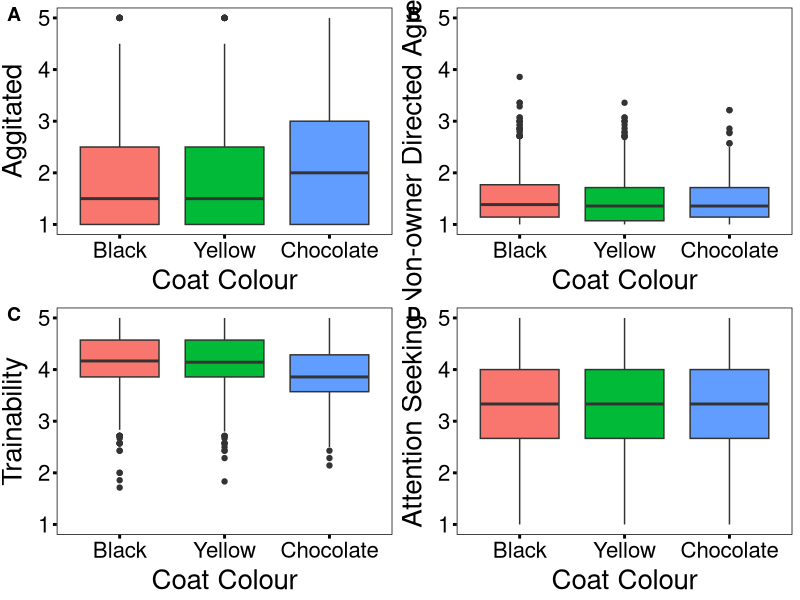
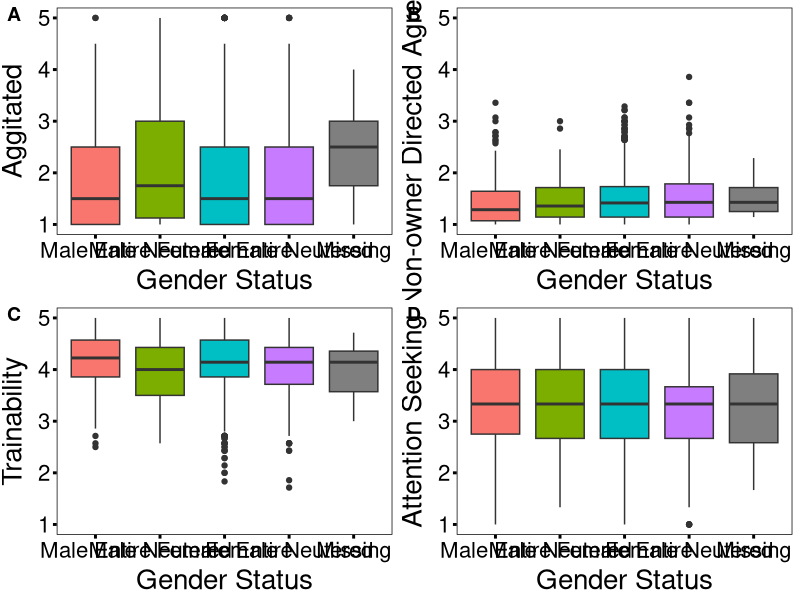
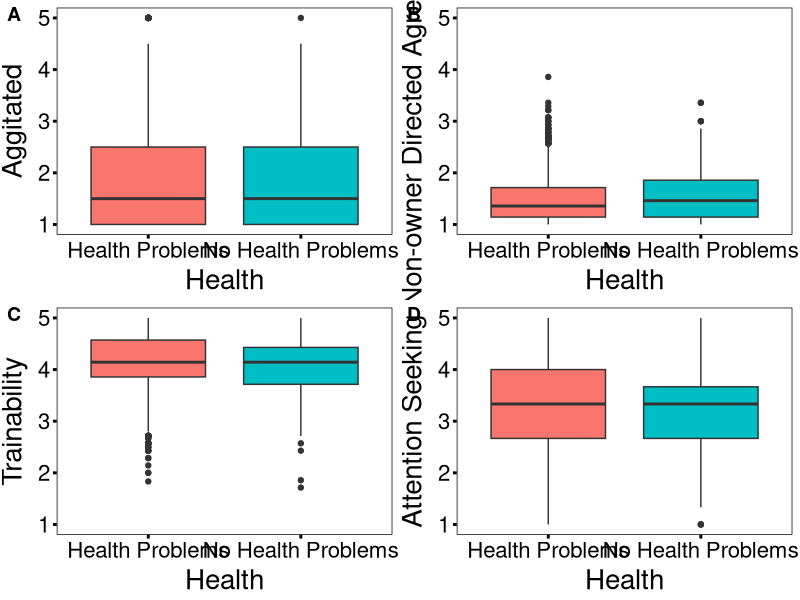

Reproduce these figures in R, in order.
## ---- chunk 1
library(tidyverse)
library(cowplot)

dat <- read.csv("./traits.csv")
summary(dat)
## ---- chunk 2
dat <- dat %>% select(Coat_colour, Gender_status, Health, Agitated, NO_Agg, Train, AttenSeek)
summary(dat) #selecting our data columns 
str(dat) #checking the structure of our data 
dat$Coat_colour <- as.factor(dat$Coat_colour) #changing coat colour to a factor
dat$Gender_status <- as.factor(dat$Gender_status) #changing gender status to a factor
dat$Health <- as.factor(dat$Health) #changing health status to a factor 
## ---- chunk 3
#adding a theme to make our plots look publication worthy
mytheme <- theme(
  axis.ticks = element_line(size=1, colour="black"),
  axis.text.x = element_text(size=16, colour="black"),
  axis.text.y = element_text(size=16,, colour="black"),
  axis.title.x = element_text(size=20, colour="black", vjust=0.5),
  axis.title.y = element_text(size=20, colour="black", vjust=+2),
  panel.background = element_rect(fill="white", colour="black"),
  panel.border = element_blank(),
  panel.grid.major = element_blank(),
  panel.grid.minor = element_blank()
)

#Coat Colour 
CAgg <- ggplot(data = dat) +
  geom_boxplot(aes(x = Coat_colour, y = Agitated, fill = Coat_colour)) +
  xlab("Coat Colour") +
  ylab("Aggitated") +
  theme(legend.position = "none") +
  scale_y_continuous(limits = c(1,5), breaks = seq(1,5,1)) +
  scale_x_discrete(labels = c("Black","Yellow","Chocolate")) +
  mytheme

CNO <- ggplot(data = dat) +
  geom_boxplot(aes(x = Coat_colour, y = NO_Agg, fill = Coat_colour)) +
  xlab("Coat Colour") + 
  ylab("Non-owner Directed Agression") +
  theme(legend.position = "none") +
  scale_y_continuous(limits = c(1,5), breaks = seq(1,5,1)) +
  scale_x_discrete(labels = c("Black","Yellow","Chocolate")) +
  mytheme

CT <- ggplot(data = dat) +
  geom_boxplot(aes(x = Coat_colour, y = Train, fill = Coat_colour)) +
  xlab("Coat Colour") +
  ylab("Trainability") +
  theme(legend.position = "none") +
  scale_y_continuous(limits = c(1,5), breaks = seq(1,5,1)) +
  scale_x_discrete(labels = c("Black","Yellow","Chocolate")) +
  mytheme

CAtt <- ggplot(data = dat) +
  geom_boxplot(aes(x = Coat_colour, y = AttenSeek, fill = Coat_colour)) +
  xlab("Coat Colour") +
  ylab("Attention Seeking") +
  theme(legend.position = "none") +
  scale_y_continuous(limits = c(1,5), breaks = seq(1,5,1)) +
  scale_x_discrete(labels = c("Black","Yellow","Chocolate")) +
  mytheme

(CColour <- plot_grid(CAgg, CNO, CT, CAtt, labels = "AUTO")) #creating a 4 plot graph
## ---- chunk 4
#Gender status
GAgg <- ggplot(data = dat) +
  geom_boxplot(aes(x = Gender_status, y = Agitated, fill = Gender_status)) +
  xlab("Gender Status") +
  ylab("Aggitated") +
  theme(legend.position = "none") +
  scale_y_continuous(limits = c(1,5), breaks = seq(1,5,1)) +
  scale_x_discrete(labels = c("Male Entire","Male Neutered",
          "Female Entire", "Female Neutered", "Missing")) +
  mytheme

GNO <- ggplot(data = dat) +
  geom_boxplot(aes(x = Gender_status, y = NO_Agg, fill = Gender_status)) +
  xlab("Gender Status") + 
  ylab("Non-owner Directed Agression") +
  theme(legend.position = "none") +
  scale_y_continuous(limits = c(1,5), breaks = seq(1,5,1)) +
  scale_x_discrete(labels = c("Male Entire","Male Neutered",
          "Female Entire", "Female Neutered", "Missing")) +
  mytheme

GT <- ggplot(data = dat) +
  geom_boxplot(aes(x = Gender_status, y = Train, fill = Gender_status)) +
  xlab("Gender Status") +
  ylab("Trainability") +
  theme(legend.position = "none") +
  scale_y_continuous(limits = c(1,5), breaks = seq(1,5,1)) +
  scale_x_discrete(labels = c("Male Entire","Male Neutered",
          "Female Entire", "Female Neutered", "Missing")) +
  mytheme

GAtt <- ggplot(data = dat) +
  geom_boxplot(aes(x = Gender_status, y = AttenSeek, fill = Gender_status)) +
  xlab("Gender Status") +
  ylab("Attention Seeking") +
  theme(legend.position = "none") +
  scale_y_continuous(limits = c(1,5), breaks = seq(1,5,1)) +
  scale_x_discrete(labels = c("Male Entire","Male Neutered",
          "Female Entire", "Female Neutered", "Missing")) +
  mytheme

(GStatus <- plot_grid(GAgg, GNO, GT, GAtt, labels = "AUTO")) #creating a 4 plot graph
## ---- chunk 5
#Health Status 
HAgg <- ggplot(data = dat) +
  geom_boxplot(aes(x = Health, y = Agitated, fill = Health)) +
  xlab("Health") +
  ylab("Aggitated") +
  theme(legend.position = "none") +
  scale_y_continuous(limits = c(1,5), breaks = seq(1,5,1)) +
  scale_x_discrete(labels = c("Health Problems", "No Health Problems")) +
  mytheme

HNO <- ggplot(data = dat) +
  geom_boxplot(aes(x = Health, y = NO_Agg, fill = Health)) +
  xlab("Health") + 
  ylab("Non-owner Directed Agression") +
  theme(legend.position = "none") +
  scale_y_continuous(limits = c(1,5), breaks = seq(1,5,1)) +
  scale_x_discrete(labels = c("Health Problems", "No Health Problems")) +
  mytheme

HT <- ggplot(data = dat) +
  geom_boxplot(aes(x = Health, y = Train, fill = Health)) +
  xlab("Health") +
  ylab("Trainability") +
  theme(legend.position = "none") +
  scale_y_continuous(limits = c(1,5), breaks = seq(1,5,1)) +
  scale_x_discrete(labels = c("Health Problems", "No Health Problems")) +
  mytheme

HAtt <- ggplot(data = dat) +
  geom_boxplot(aes(x = Health, y = AttenSeek, fill = Health)) +
  xlab("Health") +
  ylab("Attention Seeking") +
  theme(legend.position = "none") +
  scale_y_continuous(limits = c(1,5), breaks = seq(1,5,1)) +
  scale_x_discrete(labels = c("Health Problems", "No Health Problems")) +
  mytheme

(HStatus <- plot_grid(HAgg, HNO, HT, HAtt, labels = "AUTO")) #creating a 4 plot graph 
## ---- chunk 6
npred <- names(dat)[1:3]

#Agitated
resultsAgitated <- rep(NA, length(npred))
TukeyAgitated <- rep(NA, length(npred))

#Agression
resultsAgg <- rep(NA, length(npred))
TukeyAgg <- rep(NA, length(npred))

#Trainability
resultsTrain <- rep(NA, length(npred))
TukeyTrain <- rep(NA, length(npred))

#Attention Seeking
resultsAtt <- rep(NA, length(npred))
TukeyAtt <- rep(NA, length(npred))



for(i in 1:length(npred)){
  myformulaAgitated <- paste('Agitated~', npred[i])
  modAgitated <- aov(as.formula(myformulaAgitated), data = dat)
  resultsAgitated[i] <- summary(aov(modAgitated))
  TukeyAgitated[i] <- TukeyHSD(modAgitated)
  
  myformulaAgg <- paste('NO_Agg~', npred[i])
  modAgg <- aov(as.formula(myformulaAgg), data = dat)
  resultsAgg[i] <- summary(aov(modAgg))
  TukeyAgg[i] <- TukeyHSD(modAgg)

  
  myformulaTrain <- paste('Train~', npred[i])
  modTrain <- aov(as.formula(myformulaTrain), data = dat)
  resultsTrain[i] <- summary(aov(modTrain))
  TukeyTrain[i] <- TukeyHSD(modTrain)
  
  myformulaAtt <- paste('AttenSeek~', npred[i])
  modAtt <- aov(as.formula(myformulaAtt), data = dat)
  resultsAtt[i] <- summary(aov(modAtt))
  TukeyAtt[i] <- TukeyHSD(modAtt)
}

print(resultsAgitated)
print(TukeyAgitated)
print(resultsAgg)
print(TukeyAgg)
print(resultsTrain)
print(TukeyTrain)
print(resultsAtt)
print(TukeyAtt)
